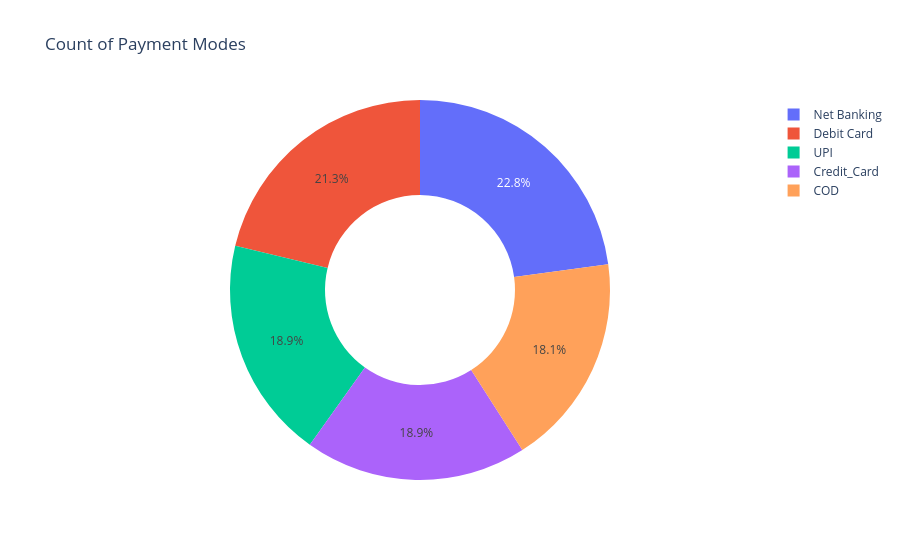

Source (notebook cell):
### Code cell
px.pie(data_frame=z7,names='Payment_mode',values='count',hole=0.5,title='Count of Payment Modes')

### Figure 1 — Plotly figure (JSON) as saved in the notebook; plotly's stock layout.template omitted (floating-point values rounded to 4 significant figures)
{"data": [{"domain": {"x": [0, 1], "y": [0, 1]}, "hole": 0.5, "hovertemplate": "Payment_mode=%{label}<br>count=%{value}<extra></extra>", "labels": ["Net Banking", "Debit Card", "UPI", "Credit_Card", "COD"], "legendgroup": "", "name": "", "showlegend": true, "type": "pie", "values": [29, 27, 24, 24, 23]}], "layout": {"legend": {"tracegroupgap": 0}, "title": {"text": "Count of Payment Modes"}}}
